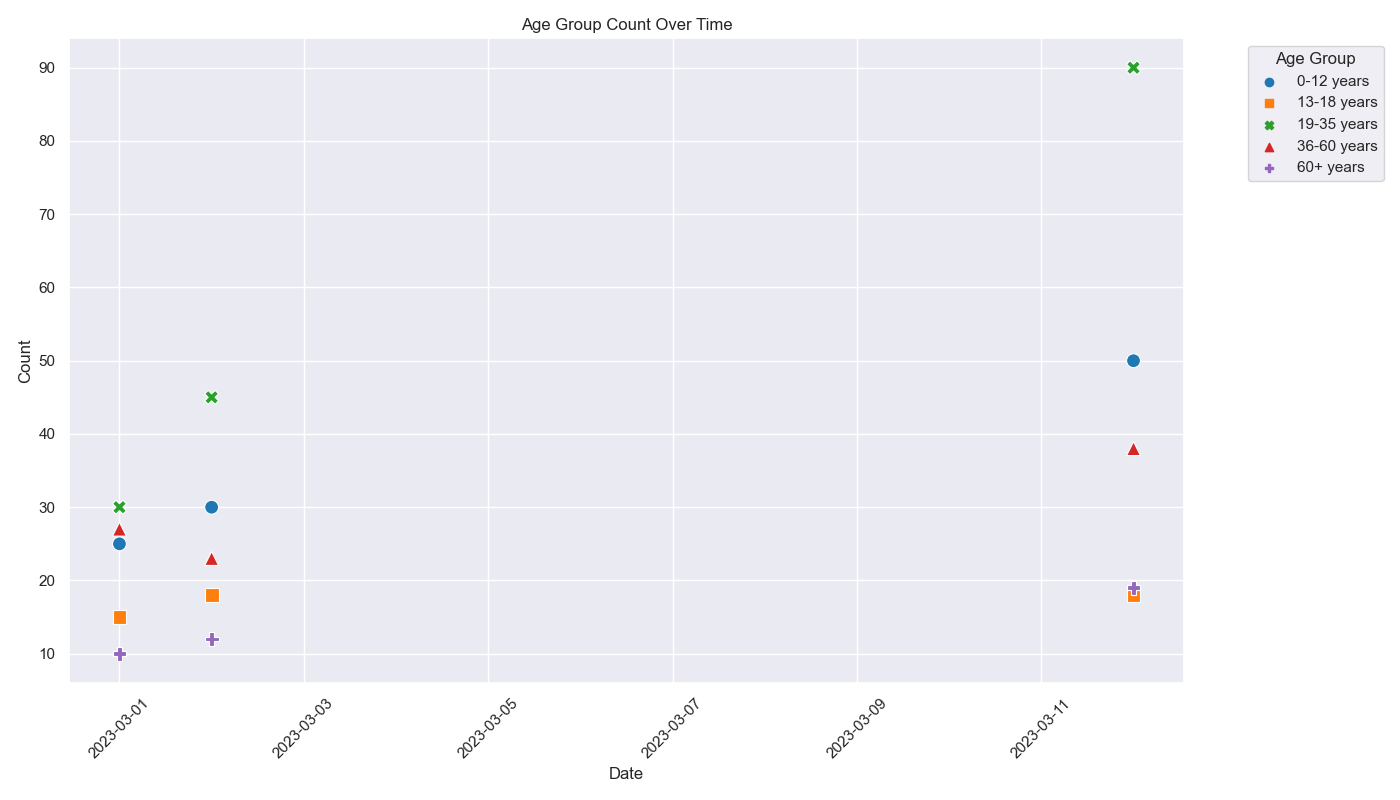

Reproduce this figure in Python.

import seaborn as sns
import pandas as pd
import matplotlib.pyplot as plt

# Given table data
data = [
    {'Date': '2023-03-01', '0-12 years': 25, '13-18 years': 15, '19-35 years': 30, '36-60 years': 27, '60+ years': 10},
    {'Date': '2023-03-02', '0-12 years': 30, '13-18 years': 18, '19-35 years': 45, '36-60 years': 23, '60+ years': 12},
    # ... include all data entries (omitted for brevity)
    {'Date': '2023-03-12', '0-12 years': 50, '13-18 years': 18, '19-35 years': 90, '36-60 years': 38, '60+ years': 19}
]

# Convert the chart data into a pandas DataFrame
df = pd.DataFrame(data)

# Convert 'Date' column to datetime
df['Date'] = pd.to_datetime(df['Date'])

# Melting the dataframe to have 'Age Group' and 'Count' columns
df_long = df.melt(id_vars='Date', var_name='Age Group', value_name='Count')

# Plot a scatterplot
plt.figure(figsize=(14, 8))

# Diversify the markers and colors
markers = ['o', 's', 'X', '^', 'P']  # Different markers for each age group
palette = sns.color_palette("tab10")  # Let's use a palette of 10 colors

# Create a scatterplot using seaborn
scatterplot = sns.scatterplot(
    data=df_long,
    x='Date',
    y='Count',
    hue='Age Group',
    style='Age Group',
    palette=palette,
    markers=markers,
    s=100  # Size of the markers
)

scatterplot.set_title('Age Group Count Over Time')
scatterplot.set_xlabel('Date')
scatterplot.set_ylabel('Count')

# Rotate date labels for better visibility
plt.xticks(rotation=45)

# Show the legend
plt.legend(title='Age Group', bbox_to_anchor=(1.05, 1), loc='upper left')

# Show the plot
plt.tight_layout()
plt.show()
